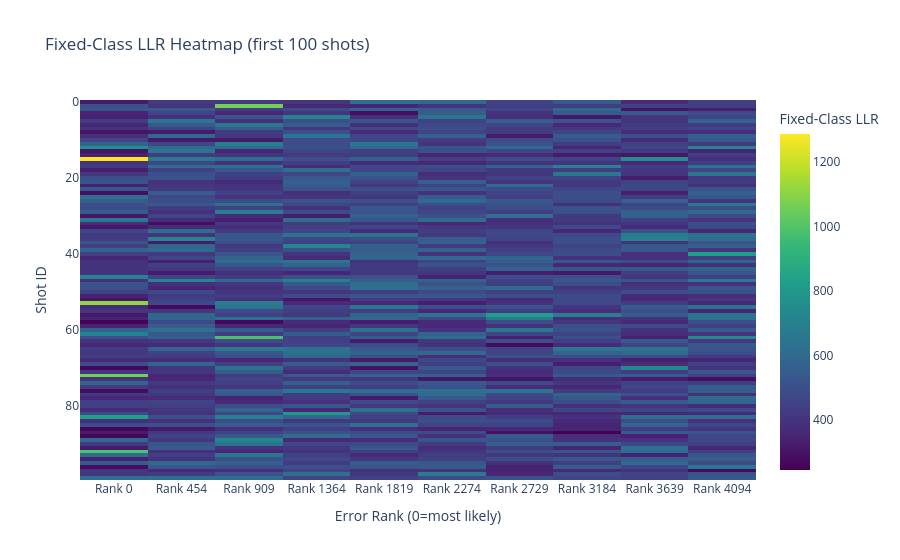

This figure's notebook cell:
### Code cell
# Heatmap: shot-level LLRs (subset of shots x errors)
n_shots_total = df_results["shot_id"].nunique()
n_shots_to_show = min(100, n_shots_total)  # Show first 100 shots
df_subset = df_results[df_results["shot_id"] < n_shots_to_show]

pivot_df = df_subset.pivot(index="shot_id", columns="error_rank", values="fixed_llr")

fig = px.imshow(
    pivot_df.values,
    labels=dict(x="Error Rank", y="Shot ID", color="Fixed-Class LLR"),
    x=[f"Rank {r}" for r in pivot_df.columns],
    y=pivot_df.index,
    title=f"Fixed-Class LLR Heatmap (first {n_shots_to_show} shots)",
    color_continuous_scale="Viridis",
    aspect="auto",
)
fig.update_layout(
    xaxis_title="Error Rank (0=most likely)",
    yaxis_title="Shot ID",
)
fig.show()

### Figure 1 — Plotly figure (JSON) as saved in the notebook; plotly's stock layout.template omitted (floating-point values rounded to 4 significant figures; data arrays with more than 128 entries replaced by an {"elided": "..."} marker saying what was removed)
{"data": [{"coloraxis": "coloraxis", "hovertemplate": "Error Rank: %{x}<br>Shot ID: %{y}<br>Fixed-Class LLR: %{z}<extra></extra>", "name": "0", "type": "heatmap", "x": ["Rank 0", "Rank 454", "Rank 909", "Rank 1364", "Rank 1819", "Rank 2274", "Rank 2729", "Rank 3184", "Rank 3639", "Rank 4094"], "xaxis": "x", "y": [0, 1, 2, 3, 4, 5, 6, 7, 8, 9, 10, 11, 12, 13, 14, 15, 16, 17, 18, 19, 20, 21, 22, 23, 24, 25, 26, 27, 28, 29, 30, 31, 32, 33, 34, 35, 36, 37, 38, 39, 40, 41, 42, 43, 44, 45, 46, 47, 48, 49, 50, 51, 52, 53, 54, 55, 56, 57, 58, 59, 60, 61, 62, 63, 64, 65, 66, 67, 68, 69, 70, 71, 72, 73, 74, 75, 76, 77, 78, 79, 80, 81, 82, 83, 84, 85, 86, 87, 88, 89, 90, 91, 92, 93, 94, 95, 96, 97, 98, 99], "yaxis": "y", "z": {"elided": "100x10 float values"}}], "layout": {"coloraxis": {"colorbar": {"title": {"text": "Fixed-Class LLR"}}, "colorscale": [[0, "#440154"], [0.1111, "#482878"], [0.2222, "#3e4989"], [0.3333, "#31688e"], [0.4444, "#26828e"], [0.5556, "#1f9e89"], [0.6667, "#35b779"], [0.7778, "#6ece58"], [0.8889, "#b5de2b"], [1, "#fde725"]]}, "title": {"text": "Fixed-Class LLR Heatmap (first 100 shots)"}, "xaxis": {"anchor": "y", "domain": [0, 1], "title": {"text": "Error Rank (0=most likely)"}}, "yaxis": {"anchor": "x", "autorange": "reversed", "domain": [0, 1], "title": {"text": "Shot ID"}}}}
